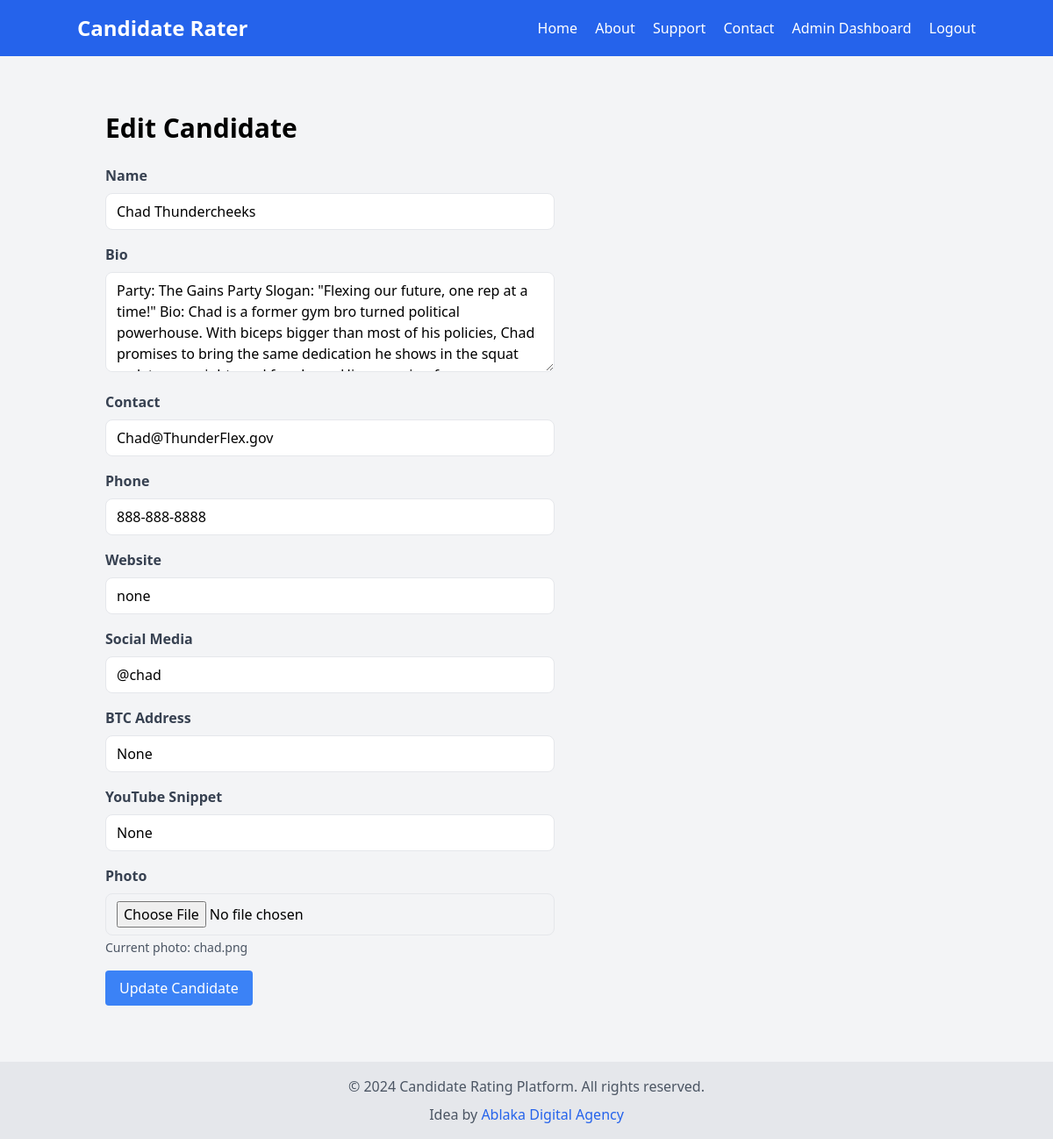
The page /admin/edit_candidate/2 (signed in) on the database as committed earlier.
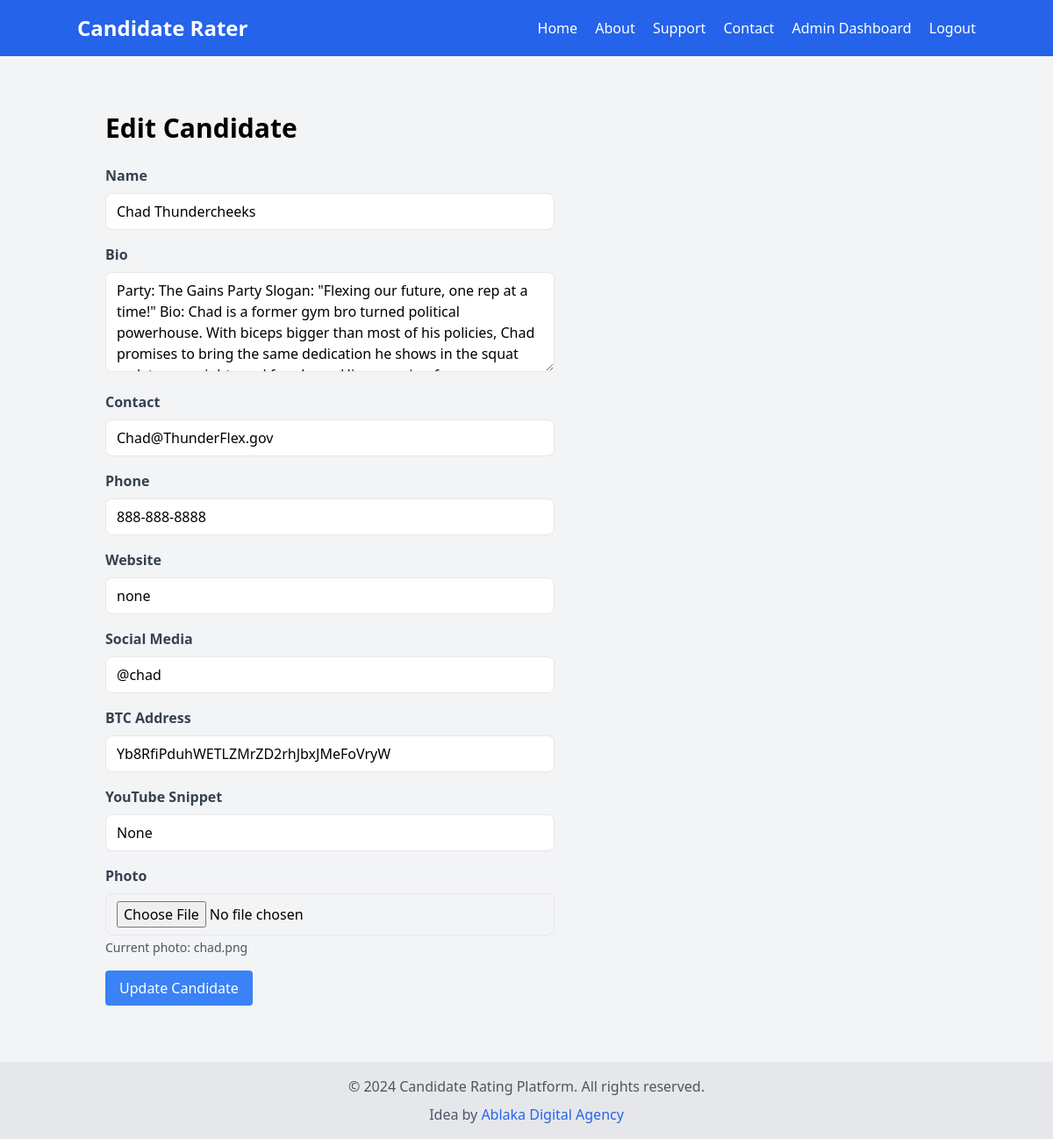
The same page on the database as committed later.
### models.py (models this page shows, shortened)
class Candidate(db.Model):
    id = db.Column(db.Integer, primary_key=True)
    name = db.Column(db.String(100), nullable=False)
    bio = db.Column(db.Text, nullable=False)
    contact = db.Column(db.String(100), nullable=False)
    photo = db.Column(db.String(100), nullable=False)
    phone = db.Column(db.Text, nullable=True)
    website = db.Column(db.Text, nullable=True)
    social_media = db.Column(db.Text, nullable=True)
    reviews = db.relationship('Review', backref='candidate', lazy=True)
    average_rating = db.Column(db.Float, default=0.0)
    btc_address = db.Column(db.String(100), nullable=True)
    youtube_snippet = db.Column(db.String(200), nullable=True)

### main.py (the view, shortened to what this page needs)
@app.route('/admin/edit_candidate/<int:id>', methods=['GET', 'POST'])
def admin_edit_candidate(id):
    if 'admin_id' not in session:
        flash('Please log in to access this page', 'error')
        return redirect(url_for('admin_login'))
    candidate = Candidate.query.get_or_404(id)
    return render_template('admin/edit_candidate.html', candidate=candidate)

### templates/admin/edit_candidate.html
{% extends "base.html" %}
{% block content %}
<div class="container mx-auto px-4 py-8">
    <h1 class="text-3xl font-bold mb-6">Edit Candidate</h1>
    <form action="{{ url_for('admin_edit_candidate', id=candidate.id) }}" method="POST" enctype="multipart/form-data" class="max-w-lg">
        <div class="mb-4">
            <label for="name" class="block text-gray-700 font-bold mb-2">Name</label>
            <input type="text" id="name" name="name" value="{{ candidate.name }}" class="w-full px-3 py-2 border rounded-lg focus:outline-none focus:border-blue-500" required>
        </div>
        <div class="mb-4">
            <label for="bio" class="block text-gray-700 font-bold mb-2">Bio</label>
            <textarea id="bio" name="bio" rows="4" class="w-full px-3 py-2 border rounded-lg focus:outline-none focus:border-blue-500" required>{{ candidate.bio }}</textarea>
        </div>
        <div class="mb-4">
            <label for="contact" class="block text-gray-700 font-bold mb-2">Contact</label>
            <input type="text" id="contact" name="contact" value="{{ candidate.contact }}" class="w-full px-3 py-2 border rounded-lg focus:outline-none focus:border-blue-500" required>
        </div>
        <div class="mb-4">
            <label for="phone" class="block text-gray-700 font-bold mb-2">Phone</label>
            <input type="text" id="phone" name="phone" value="{{ candidate.phone }}" class="w-full px-3 py-2 border rounded-lg focus:outline-none focus:border-blue-500">
        </div>
        <div class="mb-4">
            <label for="website" class="block text-gray-700 font-bold mb-2">Website</label>
            <input type="text" id="website" name="website" value="{{ candidate.website }}" class="w-full px-3 py-2 border rounded-lg focus:outline-none focus:border-blue-500">
        </div>
        <div class="mb-4">
            <label for="social_media" class="block text-gray-700 font-bold mb-2">Social Media</label>
            <input type="text" id="social_media" name="social_media" value="{{ candidate.social_media }}" class="w-full px-3 py-2 border rounded-lg focus:outline-none focus:border-blue-500">
        </div>
        <div class="mb-4">
            <label for="btc_address" class="block text-gray-700 font-bold mb-2">BTC Address</label>
            <input type="text" id="btc_address" name="btc_address" value="{{ candidate.btc_address }}" class="w-full px-3 py-2 border rounded-lg focus:outline-none focus:border-blue-500">
        </div>
        <div class="mb-4">
            <label for="youtube_snippet" class="block text-gray-700 font-bold mb-2">YouTube Snippet</label>
            <input type="text" id="youtube_snippet" name="youtube_snippet" value="{{ candidate.youtube_snippet }}" class="w-full px-3 py-2 border rounded-lg focus:outline-none focus:border-blue-500">
        </div>
        <div class="mb-4">
            <label for="photo" class="block text-gray-700 font-bold mb-2">Photo</label>
            <input type="file" id="photo" name="photo" accept="image/*" class="w-full px-3 py-2 border rounded-lg focus:outline-none focus:border-blue-500">
            <p class="text-sm text-gray-600 mt-1">Current photo: {{ candidate.photo }}</p>
        </div>
        <div>
            <button type="submit" class="bg-blue-500 text-white px-4 py-2 rounded hover:bg-blue-600 focus:outline-none focus:ring-2 focus:ring-blue-500 focus:ring-opacity-50">Update Candidate</button>
        </div>
    </form>
</div>
{% endblock %}

Rows that differ between the two databases and show on the page:
changed Candidate "chad.png": btc_address "None" → "Yb8RfiPduhWETLZMrZD2rhJbxJMeFoVryW"
